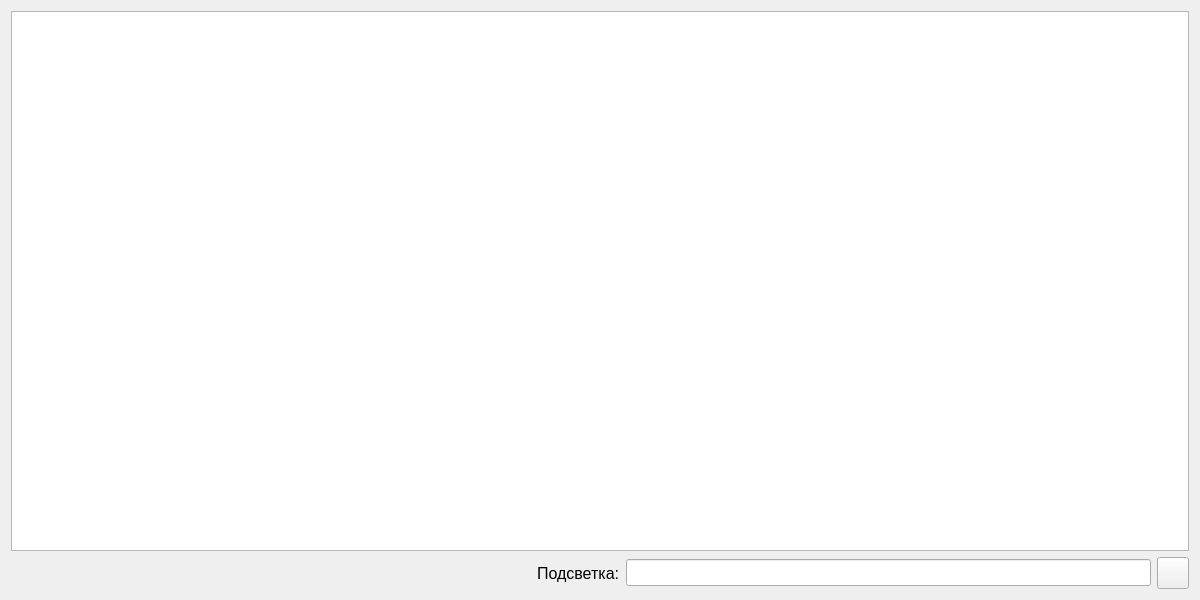
<?xml version="1.0" encoding="UTF-8"?>
<ui version="4.0">
 <class>ItemShow</class>
 <widget class="QWidget" name="ItemShow">
  <property name="geometry">
   <rect>
    <x>0</x>
    <y>0</y>
    <width>1200</width>
    <height>600</height>
   </rect>
  </property>
  <property name="font">
   <font>
    <pointsize>12</pointsize>
   </font>
  </property>
  <property name="windowTitle">
   <string>Form</string>
  </property>
  <layout class="QVBoxLayout" name="verticalLayout">
   <item>
    <widget class="QTextBrowser" name="edtText"/>
   </item>
   <item>
    <layout class="QHBoxLayout" name="horizontalLayout">
     <item>
      <spacer name="horizontalSpacer">
       <property name="orientation">
        <enum>Qt::Horizontal</enum>
       </property>
       <property name="sizeHint" stdset="0">
        <size>
         <width>40</width>
         <height>20</height>
        </size>
       </property>
      </spacer>
     </item>
     <item>
      <widget class="QLabel" name="label">
       <property name="text">
        <string>Подсветка:</string>
       </property>
      </widget>
     </item>
     <item>
      <widget class="QLineEdit" name="edtPattern"/>
     </item>
     <item>
      <widget class="QToolButton" name="btnFont">
       <property name="minimumSize">
        <size>
         <width>32</width>
         <height>32</height>
        </size>
       </property>
       <property name="text">
        <string/>
       </property>
       <property name="icon">
        <iconset resource="../../bin/images.qrc">
         <normaloff>:/images/font.png</normaloff>:/images/font.png</iconset>
       </property>
      </widget>
     </item>
    </layout>
   </item>
  </layout>
  <action name="actionFont">
   <property name="icon">
    <iconset resource="../../bin/images.qrc">
     <normaloff>:/images/font.png</normaloff>:/images/font.png</iconset>
   </property>
   <property name="text">
    <string>Font</string>
   </property>
   <property name="toolTip">
    <string>Выбор шрифта</string>
   </property>
  </action>
 </widget>
 <resources>
  <include location="../../bin/images.qrc"/>
 </resources>
 <connections/>
</ui>
